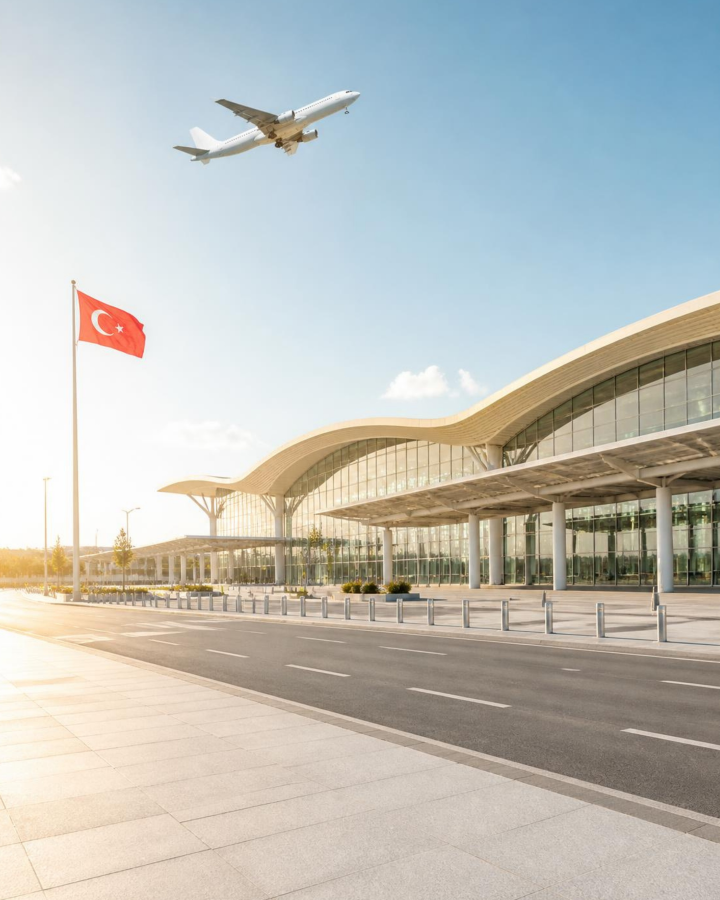
#> input picture marketing/posts/airport-light-scene.jpg, 2160 x 2700 px (shown at 1/3 size)
$ python carseat_post.py winter-offer-src.jpg airport-light-scene.jpg airport-light-scene.jpg
#> lines starting #> are read from the running program, lines starting #| are printed output that depends on the picture; after the words box and inside, x2 and y2 are one past the last pixel; in counts of white or black regions, pixels touching at a corner belong together
import sys, os
KIT = sys.argv[1]; SRC = sys.argv[2]; OUT = sys.argv[3]
sys.path.insert(0, KIT)
from PIL import Image, ImageDraw, ImageFilter
import numpy as np, cv2
from brand import ORANGE, LOGONAVY, WHITE, SOFT, F, AR_BLACK, AR_BOLD, LT_REG, CT_FONT, SLOGAN, LOGO_NAVY, load_icons, w_ar, w_lt

W, H = 1080, 1350
src = Image.open(SRC).convert('RGB')
#> src is the input picture: PIL image 2160x2700 RGB; mean R, G, B 190.5, 192, 186.9

# 1) remove the old logo + badge from the photo (inpaint the plain ceiling)
a = np.array(src)
g = cv2.cvtColor(a, cv2.COLOR_RGB2GRAY)
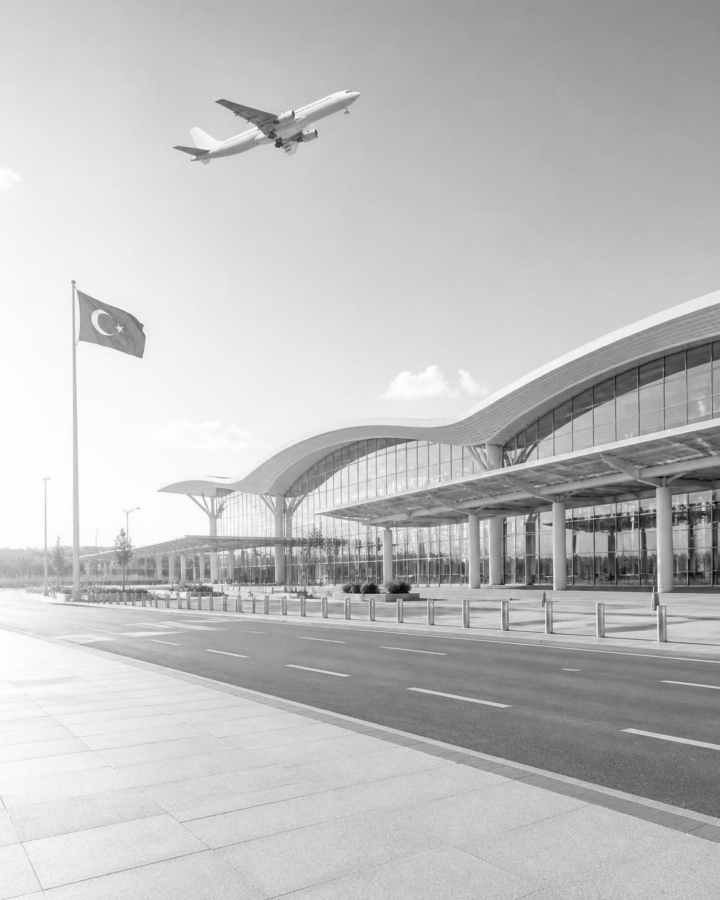
#> g: shape (2700, 2160) (shown at 1/3 size); min 2, max 255, mean 191
mask = np.zeros(g.shape, np.uint8)
logo_box = (30, 30, 400, 192)            # x0,y0,x1,y1 in source pixels
x0,y0,x1,y1 = logo_box
mask[y0:y1, x0:x1] = (g[y0:y1, x0:x1] < 190).astype(np.uint8)*255
#> mask: shape (2700, 2160); every value is 0
mask = cv2.dilate(mask, np.ones((9,9),np.uint8))
mask[44:124, 728:1050] = 255             # old badge
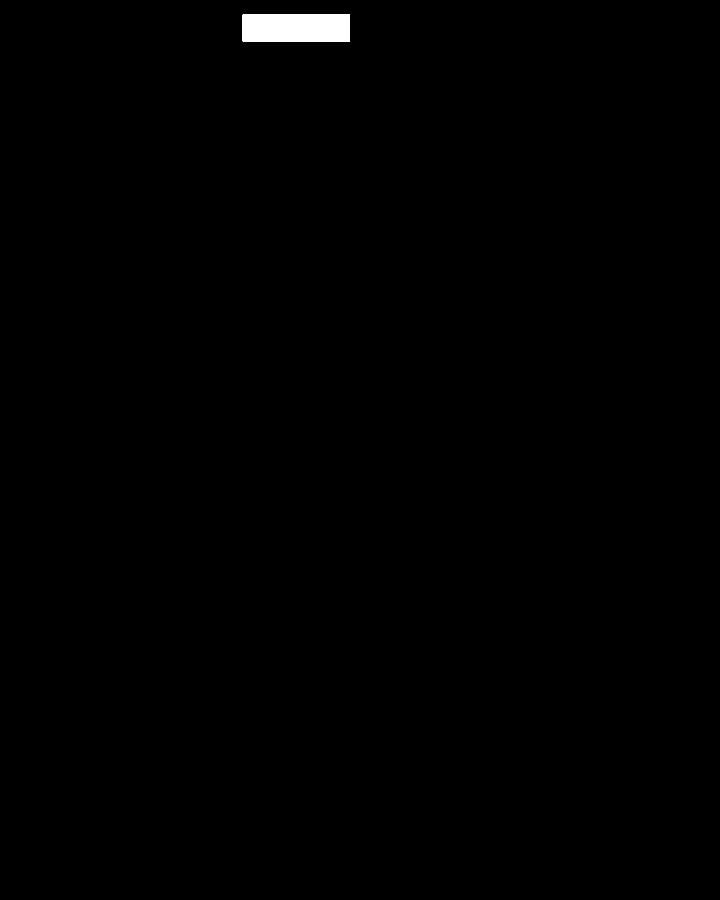
#> mask: shape (2700, 2160) (shown at 1/3 size); 0.44% white; 1 white region, box (x1, y1, x2, y2) and area: (728, 44, 1050, 124) 25760
a = cv2.inpaint(a, mask, 9, cv2.INPAINT_TELEA)
photo = Image.fromarray(a).resize((W, round(src.height*W/src.width)), Image.LANCZOS)

canvas = Image.new('RGBA', (W, H), (0,0,0,255))
canvas.paste(photo, (0,0))

# 2) graded navy panel with a curved top edge (always above the old panel's curve)
def edge(x): return 790 + 50*((W-x)/W)**2
ys, xs = np.mgrid[0:H, 0:W].astype(np.float32)
KEY  = np.array([46,104,150], np.float32); DEEP = np.array([8,24,41], np.float32)
RL = np.sqrt(((xs-W*0.62)/1.3)**2 + ((ys-1000)/0.9)**2)/900
bg = DEEP + (KEY-DEEP)*np.exp(-0.5*(RL/0.5)**2)[...,None]
R = np.sqrt((xs-W/2)**2 + (ys-1070)**2)/900
bg = bg*(1-0.30*np.clip(R,0,1)**2.2)[...,None]
bg = np.clip(bg + np.random.default_rng(7).normal(0,2.0,(H,W,1)), 0, 255).astype(np.uint8)
panel = Image.fromarray(bg).convert('RGBA')
pm = Image.new('L', (W*4, H*4), 0)
#> pm: PIL image 4320x5400 L; every value is 0
pts = [(x*4, edge(x)*4) for x in range(0, W+1, 4)] + [(W*4, H*4), (0, H*4)]
ImageDraw.Draw(pm).polygon(pts, fill=255)
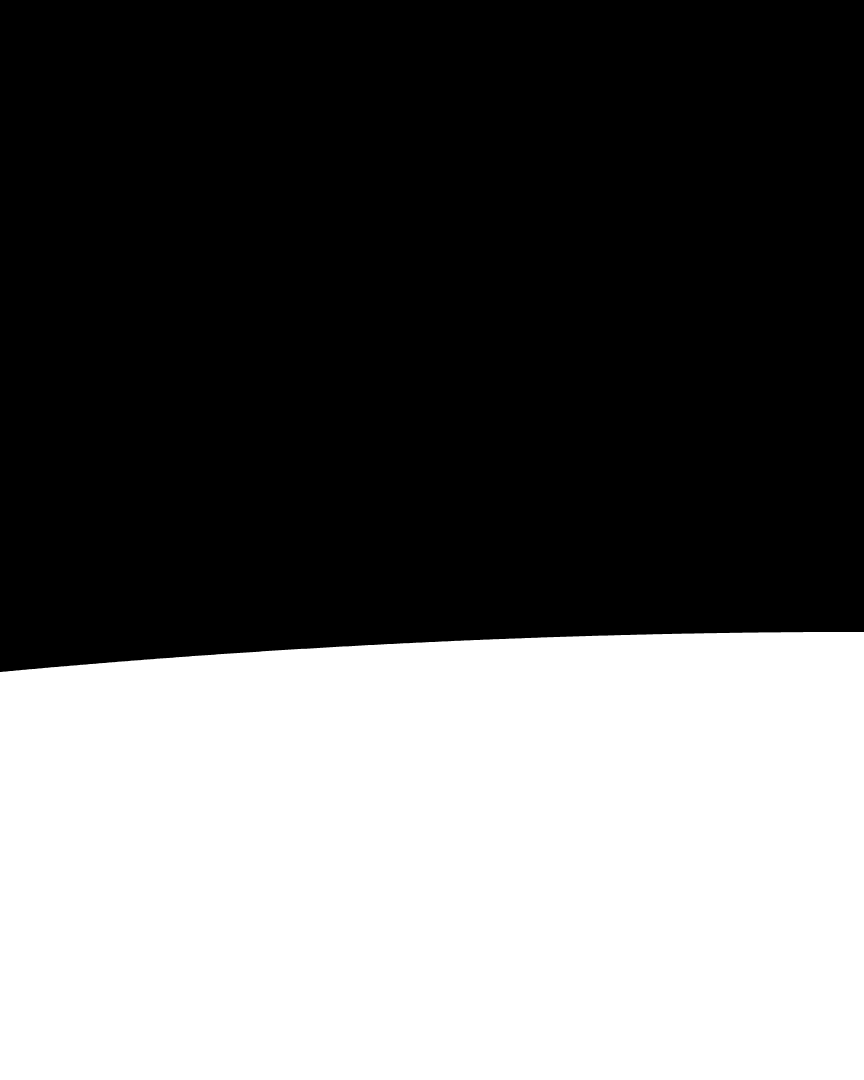
#> pm: PIL image 4320x5400 L (shown at 1/5 size); 40.2% white; 1 white region, box (x1, y1, x2, y2) and area: (0, 3160, 4320, 5400) 9389440
pm = pm.resize((W, H), Image.LANCZOS)
#> pm: PIL image 1080x1350 L
# soft shadow onto the photo
sh = Image.new('RGBA', (W,H), (4,12,22,0)); sh.putalpha(pm.filter(ImageFilter.GaussianBlur(18)).point(lambda v:int(v*0.55)))
sh = sh.transform((W,H), Image.AFFINE, (1,0,0,0,1,10))
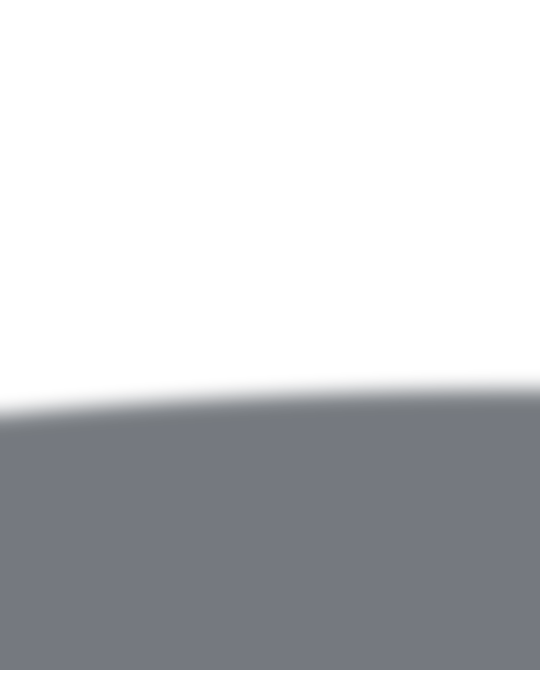
#> sh: PIL image 1080x1350 RGBA (shown at 1/2 size); mean R, G, B, A 4, 11.9, 21.8, 56.3; transparent parts drawn white
canvas.alpha_composite(sh)
panel.putalpha(pm); canvas.alpha_composite(panel)
#> after `panel.putalpha(pm)`:
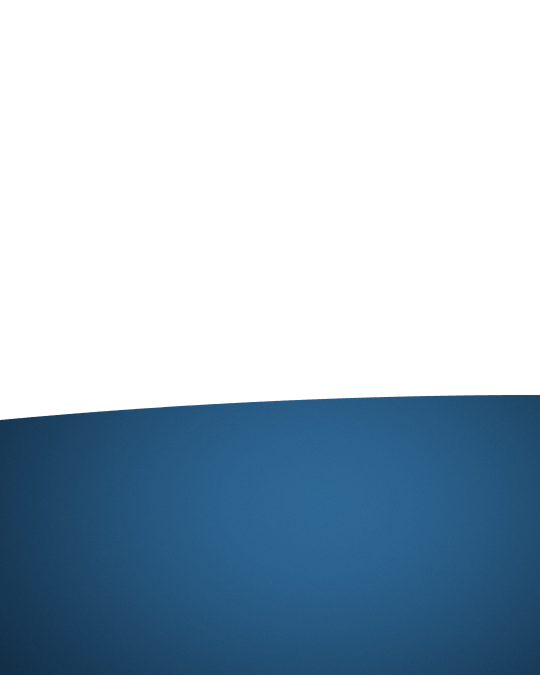
#> panel: PIL image 1080x1350 RGBA (shown at 1/2 size); mean R, G, B, A 24.7, 58.7, 87.4, 102.6; transparent parts drawn white
#> after `canvas.alpha_composite(panel)`:
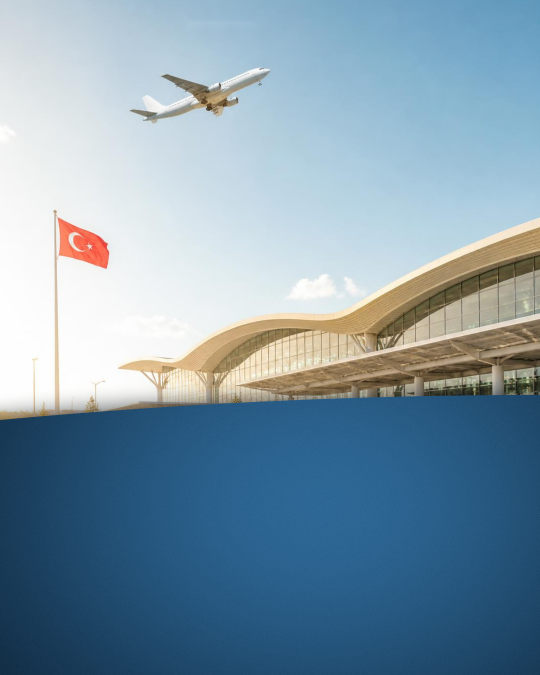
#> canvas: PIL image 1080x1350 RGBA (shown at 1/2 size); mean R, G, B, A 127.1, 153.3, 170.7, 255
# orange hairline on the curve
ln = Image.new('RGBA', (W*4,H*4), (0,0,0,0))
#> ln: PIL image 4320x5400 RGBA; every value is 0
ImageDraw.Draw(ln).line([(x*4, edge(x)*4) for x in range(0, W+1, 4)], fill=ORANGE+(255,), width=14)
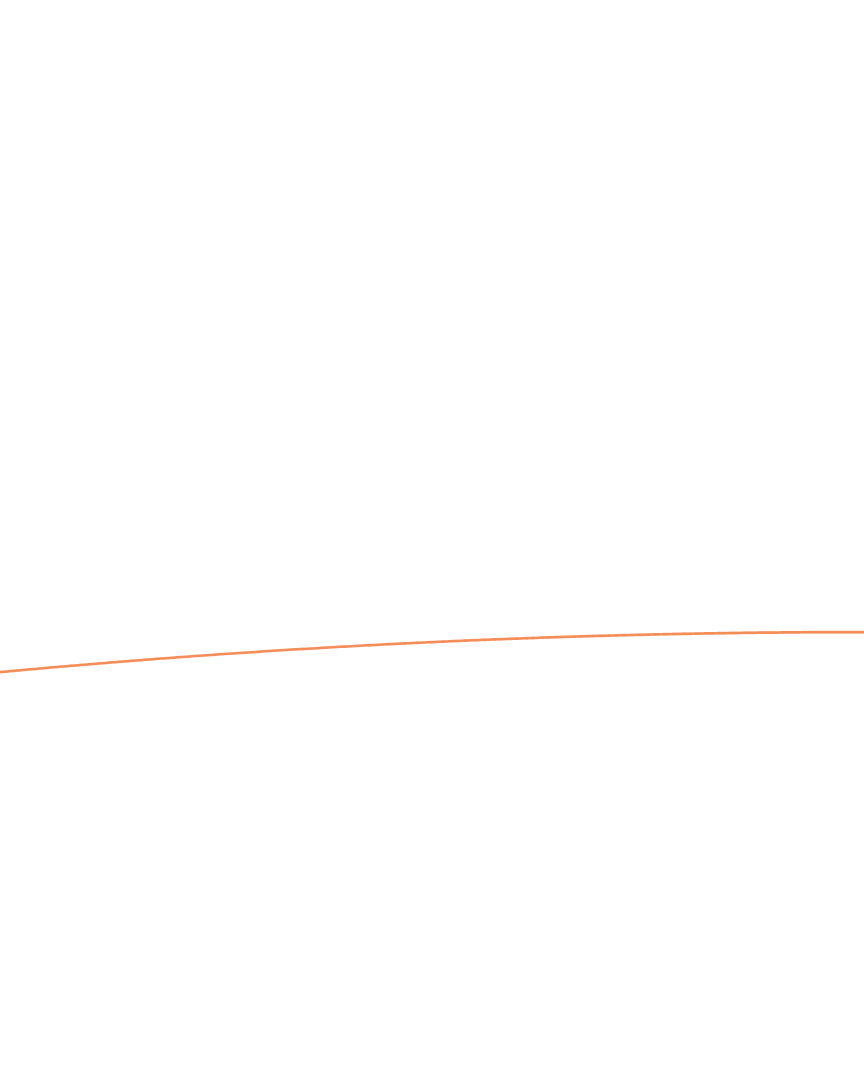
#> ln: PIL image 4320x5400 RGBA (shown at 1/5 size); mean R, G, B, A 0.6, 0.4, 0.2, 0.6; transparent parts drawn white
canvas.alpha_composite(ln.resize((W,H), Image.LANCZOS))

d = ImageDraw.Draw(canvas)
M = 64; R_ = W - M

# 3) navy logo on the light ceiling
#> (the run stopped early here; a loop or call above may not have finished)
